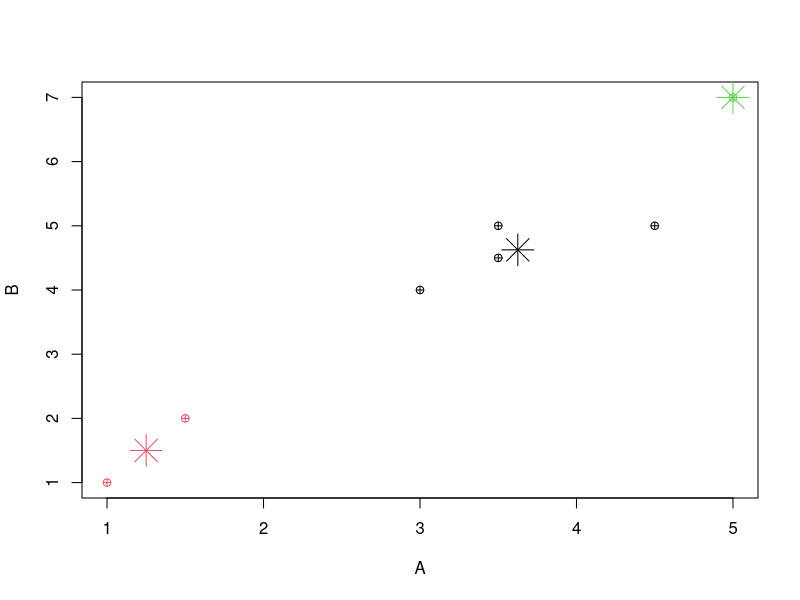

Write the R code that produced this figure.
#clustering

A = c(1,1.5,3,5,3.5,4.5,3.5)
B = c(1,2,4,7,5,5,4.5)
marks = data.frame(A,B)
marks
(c1 = kmeans(marks, centers = 3))
c1
cbind(marks, c1$cluster)
plot(marks, pch=10, col = c1$cluster)
c1$centers
points(c1$centers, col = 1:3, pch = 8, cex = 3)

head(iris)
str(iris$Species)
iris1=iris[,-5]
iris1
head(iris1)

irisk1= kmeans(iris1, centers = 3)
irisk1
irisk1$cluster
irisk1$centers
colMeans(iris1[irisk1$cluster==1,])

